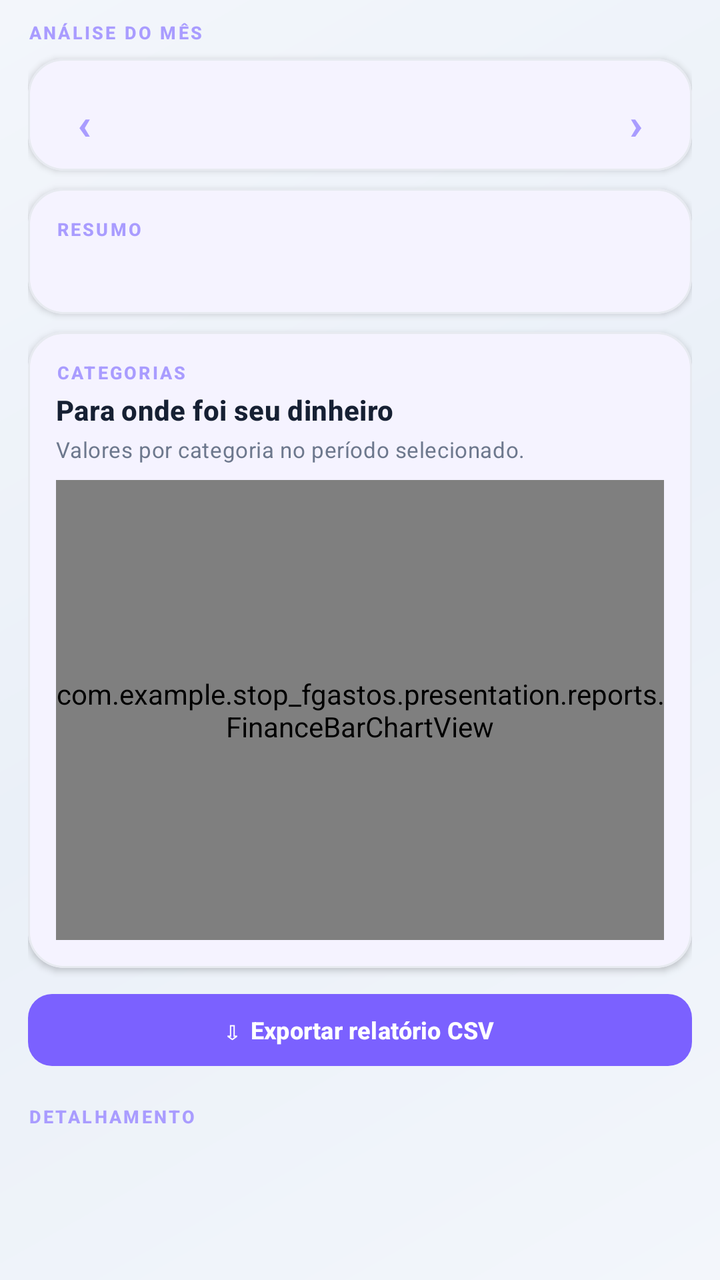
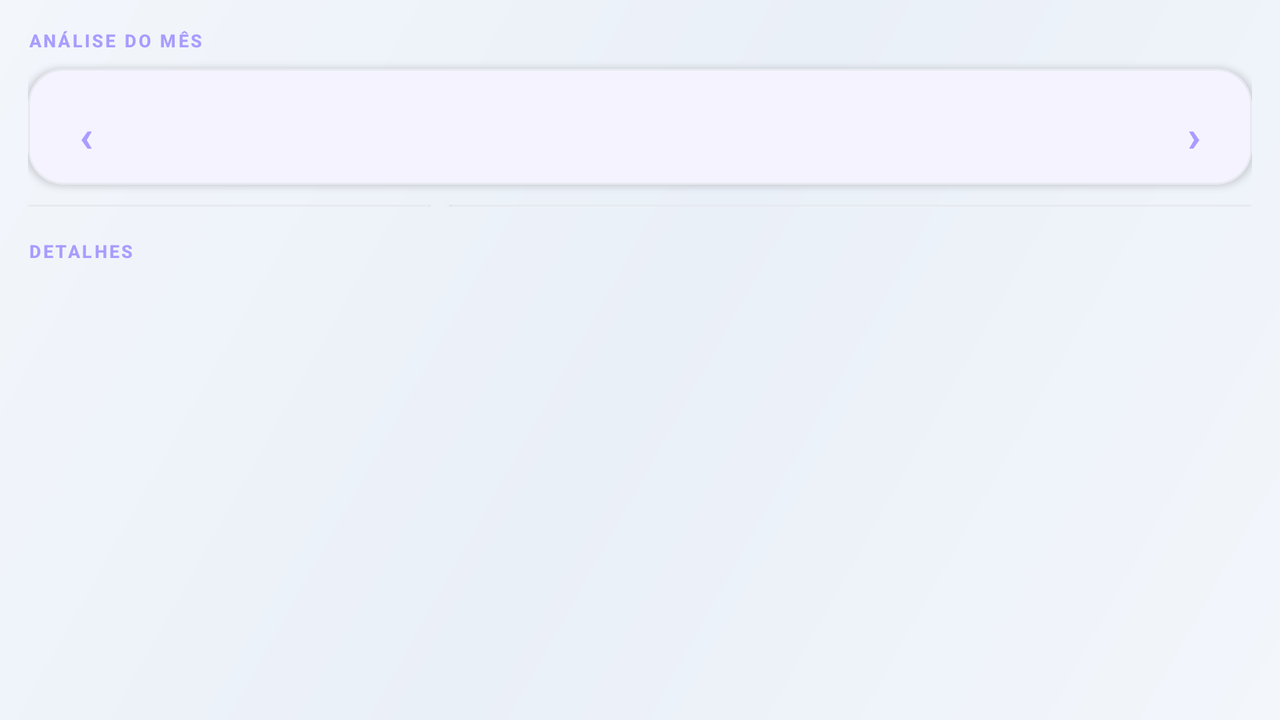

An Android layout and its configuration variant, each rendered on a device that would load it. The default file and the variant file are quoted in full after the pictures.
<!-- AndroidManifest.xml: application theme Theme.StopGastos -->
<!-- res/layout/fragment_reports.xml -->
<?xml version="1.0" encoding="utf-8"?>
<androidx.core.widget.NestedScrollView xmlns:android="http://schemas.android.com/apk/res/android"
    xmlns:app="http://schemas.android.com/apk/res-auto"
    android:layout_width="match_parent"
    android:layout_height="match_parent"
    android:background="@drawable/bg_app_gradient"
    android:fillViewport="true">

    <LinearLayout
        android:layout_width="match_parent"
        android:layout_height="wrap_content"
        android:orientation="vertical"
        android:paddingStart="@dimen/screen_padding"
        android:paddingTop="10dp"
        android:paddingEnd="@dimen/screen_padding"
        android:paddingBottom="@dimen/content_bottom_padding">

        <TextView android:layout_width="wrap_content" android:layout_height="wrap_content" android:text="ANÁLISE DO MÊS" android:textAppearance="@style/TextAppearance.StopGastos.Eyebrow" />

        <com.google.android.material.card.MaterialCardView
            style="@style/Widget.StopGastos.Card"
            android:layout_width="match_parent"
            android:layout_height="wrap_content"
            android:layout_marginTop="7dp">
            <LinearLayout android:layout_width="match_parent" android:layout_height="wrap_content" android:gravity="center_vertical" android:orientation="horizontal" android:padding="7dp">
                <com.google.android.material.button.MaterialButton android:id="@+id/report_previous" style="@style/Widget.StopGastos.Button.Text" android:layout_width="42dp" android:layout_height="42dp" android:minWidth="0dp" android:text="‹" android:textSize="22sp" />
                <TextView android:id="@+id/report_month" android:layout_width="0dp" android:layout_height="wrap_content" android:layout_weight="1" android:gravity="center" android:textColor="@color/text_primary" android:textSize="14sp" android:textStyle="bold" />
                <com.google.android.material.button.MaterialButton android:id="@+id/report_next" style="@style/Widget.StopGastos.Button.Text" android:layout_width="42dp" android:layout_height="42dp" android:minWidth="0dp" android:text="›" android:textSize="22sp" />
            </LinearLayout>
        </com.google.android.material.card.MaterialCardView>

        <com.google.android.material.card.MaterialCardView style="@style/Widget.StopGastos.Card" android:layout_width="match_parent" android:layout_height="wrap_content" android:layout_marginTop="9dp">
            <LinearLayout android:layout_width="match_parent" android:layout_height="wrap_content" android:orientation="vertical" android:padding="14dp">
                <TextView android:layout_width="wrap_content" android:layout_height="wrap_content" android:text="RESUMO" android:textAppearance="@style/TextAppearance.StopGastos.Eyebrow" />
                <TextView android:id="@+id/report_summary" android:layout_width="match_parent" android:layout_height="wrap_content" android:layout_marginTop="6dp" android:lineSpacingExtra="3dp" android:textColor="@color/text_primary" android:textSize="12sp" android:textStyle="bold" />
            </LinearLayout>
        </com.google.android.material.card.MaterialCardView>

        <com.google.android.material.card.MaterialCardView style="@style/Widget.StopGastos.Card" android:layout_width="match_parent" android:layout_height="wrap_content" android:layout_marginTop="9dp">
            <LinearLayout android:layout_width="match_parent" android:layout_height="wrap_content" android:orientation="vertical" android:padding="14dp">
                <TextView android:layout_width="wrap_content" android:layout_height="wrap_content" android:text="CATEGORIAS" android:textAppearance="@style/TextAppearance.StopGastos.Eyebrow" />
                <TextView android:layout_width="match_parent" android:layout_height="wrap_content" android:layout_marginTop="3dp" android:text="Para onde foi seu dinheiro" android:textAppearance="@style/TextAppearance.StopGastos.Section" />
                <TextView android:layout_width="match_parent" android:layout_height="wrap_content" android:layout_marginTop="3dp" android:text="Valores por categoria no período selecionado." android:textAppearance="@style/TextAppearance.StopGastos.BodyMuted" />
                <com.example.stop_fgastos.presentation.reports.FinanceBarChartView android:id="@+id/report_chart" android:layout_width="match_parent" android:layout_height="230dp" android:layout_marginTop="8dp" />
                <TextView android:id="@+id/report_empty" android:layout_width="match_parent" android:layout_height="wrap_content" android:layout_marginTop="7dp" android:background="@drawable/bg_input" android:gravity="center" android:padding="16dp" android:text="Nenhuma despesa por categoria neste mês." android:textColor="@color/text_muted" android:textSize="10sp" android:visibility="gone" />
            </LinearLayout>
        </com.google.android.material.card.MaterialCardView>

        <com.google.android.material.button.MaterialButton
            android:id="@+id/report_export"
            style="@style/Widget.StopGastos.Button.Primary"
            android:layout_width="match_parent"
            android:layout_height="wrap_content"
            android:layout_marginTop="9dp"
            android:text="⇩  Exportar relatório CSV" />

        <TextView android:layout_width="wrap_content" android:layout_height="wrap_content" android:layout_marginTop="15dp" android:text="DETALHAMENTO" android:textAppearance="@style/TextAppearance.StopGastos.Eyebrow" />

        <androidx.recyclerview.widget.RecyclerView
            android:id="@+id/report_recycler"
            android:layout_width="match_parent"
            android:layout_height="wrap_content"
            android:layout_marginTop="7dp"
            android:clipToPadding="false"
            android:nestedScrollingEnabled="false" />
    </LinearLayout>
</androidx.core.widget.NestedScrollView>
<!-- resources referenced by this layout -->
<resources>
  <color name="text_muted">#6D788D</color>
  <color name="text_primary">#162033</color>
  <dimen name="content_bottom_padding">18dp</dimen>
  <dimen name="screen_padding">14dp</dimen>
  <!-- drawable bg_app_gradient (drawable) -->
  <shape xmlns:android="http://schemas.android.com/apk/res/android" android:shape="rectangle">
      <gradient android:angle="135" android:startColor="@color/background" android:centerColor="@color/background_soft" android:endColor="@color/background" />
  </shape>
  <!-- drawable bg_input (drawable) -->
  <shape xmlns:android="http://schemas.android.com/apk/res/android" android:shape="rectangle">
      <solid android:color="@color/surface_2" />
      <stroke android:width="1dp" android:color="@color/line" />
      <corners android:radius="12dp" />
      <padding android:left="12dp" android:top="9dp" android:right="12dp" android:bottom="9dp" />
  </shape>
  <style name="TextAppearance.StopGastos.BodyMuted" parent="TextAppearance.Material3.BodyMedium">
          <item name="android:textColor">@color/text_muted</item>
          <item name="android:textSize">11sp</item>
          <item name="android:lineSpacingExtra">2dp</item>
      </style>
  <style name="TextAppearance.StopGastos.Eyebrow" parent="TextAppearance.Material3.LabelSmall">
          <item name="android:textColor">@color/hero_label</item>
          <item name="android:textStyle">bold</item>
          <item name="android:letterSpacing">0.12</item>
          <item name="android:textAllCaps">true</item>
          <item name="android:textSize">9sp</item>
      </style>
  <style name="TextAppearance.StopGastos.Section" parent="TextAppearance.Material3.TitleMedium">
          <item name="android:textColor">@color/text_primary</item>
          <item name="android:textStyle">bold</item>
          <item name="android:textSize">14sp</item>
      </style>
  <style name="Widget.StopGastos.Button.Primary" parent="Widget.Material3.Button">
          <item name="backgroundTint">@color/primary</item>
          <item name="android:textColor">@color/white</item>
          <item name="cornerRadius">12dp</item>
          <item name="android:minHeight">@dimen/control_height</item>
          <item name="android:textAllCaps">false</item>
          <item name="android:textStyle">bold</item>
          <item name="android:textSize">12sp</item>
      </style>
  <style name="Widget.StopGastos.Button.Text" parent="Widget.Material3.Button.TextButton">
          <item name="android:textColor">@color/hero_label</item>
          <item name="android:textAllCaps">false</item>
          <item name="android:textStyle">bold</item>
      </style>
  <style name="Widget.StopGastos.Card" parent="Widget.Material3.CardView.Elevated">
          <item name="cardBackgroundColor">@color/surface</item>
          <item name="cardCornerRadius">@dimen/card_radius</item>
          <item name="cardElevation">2dp</item>
          <item name="strokeColor">@color/line</item>
          <item name="strokeWidth">1dp</item>
      </style>
  <color name="background">#F3F6FB</color>
  <color name="background_soft">#EAF0F8</color>
  <color name="surface_2">#F5F7FB</color>
  <color name="line">#E7EAF0</color>
  <color name="hero_label">#A99CFF</color>
  <color name="primary">#7B61FF</color>
  <color name="white">#FFFFFF</color>
  <dimen name="control_height">44dp</dimen>
  <color name="surface">#FFFFFF</color>
  <dimen name="card_radius">18dp</dimen>
  <color name="on_primary">#FFFFFF</color>
  <color name="primary_soft">#EEEAFE</color>
  <color name="secondary">#16C7B7</color>
  <color name="danger">#FF5F6D</color>
  <!-- some entries are left out for length -->
</resources>
<!-- res/layout-w600dp/fragment_reports.xml (the repository's variant of the layout above) -->
<!-- drawn on the phone turned sideways -->
<?xml version="1.0" encoding="utf-8"?>
<androidx.core.widget.NestedScrollView xmlns:android="http://schemas.android.com/apk/res/android"
    xmlns:app="http://schemas.android.com/apk/res-auto"
    android:layout_width="match_parent"
    android:layout_height="match_parent"
    android:background="@drawable/bg_app_gradient"
    android:fillViewport="true"
    android:overScrollMode="never">

    <LinearLayout
        android:layout_width="match_parent"
        android:layout_height="wrap_content"
        android:orientation="vertical"
        android:paddingStart="@dimen/screen_padding"
        android:paddingTop="14dp"
        android:paddingEnd="@dimen/screen_padding"
        android:paddingBottom="@dimen/content_bottom_padding">

        <TextView
            android:layout_width="wrap_content"
            android:layout_height="wrap_content"
            android:text="ANÁLISE DO MÊS"
            android:textAppearance="@style/TextAppearance.StopGastos.Eyebrow" />

        <com.google.android.material.card.MaterialCardView
            style="@style/Widget.StopGastos.Card"
            android:layout_width="match_parent"
            android:layout_height="wrap_content"
            android:layout_marginTop="8dp">
            <LinearLayout android:layout_width="match_parent" android:layout_height="wrap_content" android:gravity="center_vertical" android:orientation="horizontal" android:padding="8dp">
                <com.google.android.material.button.MaterialButton android:id="@+id/report_previous" style="@style/Widget.StopGastos.Button.Text" android:layout_width="42dp" android:layout_height="42dp" android:minWidth="0dp" android:text="‹" android:textSize="22sp" />
                <TextView android:id="@+id/report_month" android:layout_width="0dp" android:layout_height="wrap_content" android:layout_weight="1" android:gravity="center" android:textColor="@color/text_primary" android:textSize="15sp" android:textStyle="bold" />
                <com.google.android.material.button.MaterialButton android:id="@+id/report_next" style="@style/Widget.StopGastos.Button.Text" android:layout_width="42dp" android:layout_height="42dp" android:minWidth="0dp" android:text="›" android:textSize="22sp" />
            </LinearLayout>
        </com.google.android.material.card.MaterialCardView>

        <LinearLayout
            android:layout_width="match_parent"
            android:layout_height="wrap_content"
            android:layout_marginTop="10dp"
            android:baselineAligned="false"
            android:orientation="horizontal">

            <com.google.android.material.card.MaterialCardView
                style="@style/Widget.StopGastos.Card"
                android:layout_width="0dp"
                android:layout_height="match_parent"
                android:layout_weight="1">
                <LinearLayout android:layout_width="match_parent" android:layout_height="match_parent" android:orientation="vertical" android:padding="16dp">
                    <TextView android:layout_width="wrap_content" android:layout_height="wrap_content" android:text="RESUMO" android:textAppearance="@style/TextAppearance.StopGastos.Eyebrow" />
                    <TextView android:id="@+id/report_summary" android:layout_width="match_parent" android:layout_height="wrap_content" android:layout_marginTop="8dp" android:lineSpacingExtra="3dp" android:textColor="@color/text_primary" android:textSize="12sp" android:textStyle="bold" />
                    <com.google.android.material.button.MaterialButton
                        android:id="@+id/report_export"
                        style="@style/Widget.StopGastos.Button.Secondary"
                        android:layout_width="match_parent"
                        android:layout_height="wrap_content"
                        android:layout_marginTop="14dp"
                        android:text="Exportar relatório" />
                </LinearLayout>
            </com.google.android.material.card.MaterialCardView>

            <Space android:layout_width="12dp" android:layout_height="1dp" />

            <com.google.android.material.card.MaterialCardView
                style="@style/Widget.StopGastos.Card"
                android:layout_width="0dp"
                android:layout_height="match_parent"
                android:layout_weight="2">
                <LinearLayout android:layout_width="match_parent" android:layout_height="match_parent" android:orientation="vertical" android:padding="16dp">
                    <TextView android:layout_width="wrap_content" android:layout_height="wrap_content" android:text="CATEGORIAS" android:textAppearance="@style/TextAppearance.StopGastos.Eyebrow" />
                    <TextView android:layout_width="match_parent" android:layout_height="wrap_content" android:layout_marginTop="3dp" android:text="Para onde foi seu dinheiro" android:textAppearance="@style/TextAppearance.StopGastos.Section" />
                    <com.example.stop_fgastos.presentation.reports.FinanceBarChartView android:id="@+id/report_chart" android:layout_width="match_parent" android:layout_height="240dp" android:layout_marginTop="10dp" />
                    <TextView android:id="@+id/report_empty" android:layout_width="match_parent" android:layout_height="wrap_content" android:layout_marginTop="7dp" android:background="@drawable/bg_input" android:gravity="center" android:padding="16dp" android:text="Nenhuma despesa por categoria neste mês." android:textColor="@color/text_muted" android:textSize="10sp" android:visibility="gone" />
                </LinearLayout>
            </com.google.android.material.card.MaterialCardView>
        </LinearLayout>

        <TextView
            android:layout_width="wrap_content"
            android:layout_height="wrap_content"
            android:layout_marginTop="16dp"
            android:text="DETALHES"
            android:textAppearance="@style/TextAppearance.StopGastos.Eyebrow" />

        <androidx.recyclerview.widget.RecyclerView
            android:id="@+id/report_recycler"
            android:layout_width="match_parent"
            android:layout_height="wrap_content"
            android:layout_marginTop="8dp"
            android:clipToPadding="false"
            android:nestedScrollingEnabled="false"
            android:paddingBottom="12dp" />
    </LinearLayout>
</androidx.core.widget.NestedScrollView>
<!-- resources referenced by the variant -->
<!-- as the phone turned sideways resolves them -->
<resources>
  <color name="text_muted">#6D788D</color>
  <color name="text_primary">#162033</color>
  <dimen name="content_bottom_padding">18dp</dimen>
  <dimen name="screen_padding">14dp</dimen>
  <!-- drawable bg_app_gradient (drawable) -->
  <shape xmlns:android="http://schemas.android.com/apk/res/android" android:shape="rectangle">
      <gradient android:angle="135" android:startColor="@color/background" android:centerColor="@color/background_soft" android:endColor="@color/background" />
  </shape>
  <!-- drawable bg_input (drawable) -->
  <shape xmlns:android="http://schemas.android.com/apk/res/android" android:shape="rectangle">
      <solid android:color="@color/surface_2" />
      <stroke android:width="1dp" android:color="@color/line" />
      <corners android:radius="12dp" />
      <padding android:left="12dp" android:top="9dp" android:right="12dp" android:bottom="9dp" />
  </shape>
  <style name="TextAppearance.StopGastos.Eyebrow" parent="TextAppearance.Material3.LabelSmall">
          <item name="android:textColor">@color/hero_label</item>
          <item name="android:textStyle">bold</item>
          <item name="android:letterSpacing">0.12</item>
          <item name="android:textAllCaps">true</item>
          <item name="android:textSize">9sp</item>
      </style>
  <style name="TextAppearance.StopGastos.Section" parent="TextAppearance.Material3.TitleMedium">
          <item name="android:textColor">@color/text_primary</item>
          <item name="android:textStyle">bold</item>
          <item name="android:textSize">14sp</item>
      </style>
  <style name="Widget.StopGastos.Button.Secondary" parent="Widget.Material3.Button.OutlinedButton">
          <item name="backgroundTint">@color/surface</item>
          <item name="strokeColor">@color/line</item>
          <item name="android:textColor">@color/text_primary</item>
          <item name="cornerRadius">12dp</item>
          <item name="android:minHeight">@dimen/control_height</item>
          <item name="android:textAllCaps">false</item>
          <item name="android:textStyle">bold</item>
          <item name="android:textSize">12sp</item>
      </style>
  <style name="Widget.StopGastos.Button.Text" parent="Widget.Material3.Button.TextButton">
          <item name="android:textColor">@color/hero_label</item>
          <item name="android:textAllCaps">false</item>
          <item name="android:textStyle">bold</item>
      </style>
  <style name="Widget.StopGastos.Card" parent="Widget.Material3.CardView.Elevated">
          <item name="cardBackgroundColor">@color/surface</item>
          <item name="cardCornerRadius">@dimen/card_radius</item>
          <item name="cardElevation">2dp</item>
          <item name="strokeColor">@color/line</item>
          <item name="strokeWidth">1dp</item>
      </style>
  <color name="background">#F3F6FB</color>
  <color name="background_soft">#EAF0F8</color>
  <color name="surface_2">#F5F7FB</color>
  <color name="line">#E7EAF0</color>
  <color name="hero_label">#A99CFF</color>
  <color name="surface">#FFFFFF</color>
  <dimen name="control_height">44dp</dimen>
  <dimen name="card_radius">18dp</dimen>
  <color name="primary">#7B61FF</color>
  <color name="on_primary">#FFFFFF</color>
  <color name="primary_soft">#EEEAFE</color>
  <color name="secondary">#16C7B7</color>
  <color name="danger">#FF5F6D</color>
  <!-- some entries are left out for length -->
</resources>
